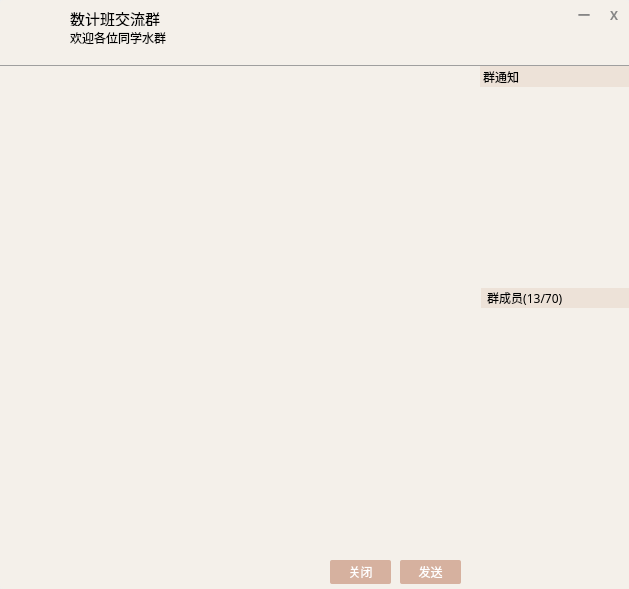
<?xml version="1.0" encoding="UTF-8"?>
<ui version="4.0">
 <class>Wechat</class>
 <widget class="QWidget" name="Wechat">
  <property name="geometry">
   <rect>
    <x>0</x>
    <y>0</y>
    <width>629</width>
    <height>589</height>
   </rect>
  </property>
  <property name="windowTitle">
   <string>Form</string>
  </property>
  <widget class="QWidget" name="widget" native="true">
   <property name="geometry">
    <rect>
     <x>0</x>
     <y>0</y>
     <width>629</width>
     <height>589</height>
    </rect>
   </property>
   <property name="font">
    <font>
     <family>微软雅黑</family>
    </font>
   </property>
   <property name="styleSheet">
    <string notr="true">#widget{
  border-radius:3px;
  background:rgb(244,240,234);
}</string>
   </property>
   <widget class="QLabel" name="label">
    <property name="geometry">
     <rect>
      <x>8</x>
      <y>9</y>
      <width>50</width>
      <height>50</height>
     </rect>
    </property>
    <property name="styleSheet">
     <string notr="true">border-image:url(&quot;:/school.jpg&quot;);
border-radius:4px;</string>
    </property>
    <property name="text">
     <string/>
    </property>
   </widget>
   <widget class="QLabel" name="label_2">
    <property name="geometry">
     <rect>
      <x>569</x>
      <y>0</y>
      <width>30</width>
      <height>30</height>
     </rect>
    </property>
    <property name="font">
     <font>
      <family>微软雅黑</family>
      <weight>75</weight>
      <bold>true</bold>
     </font>
    </property>
    <property name="styleSheet">
     <string notr="true">QLabel{
   color:rgb(134, 134, 134);
}
QLabel:hover{
   background-color:rgb(58,149,222);
   color:white;

}</string>
    </property>
    <property name="text">
     <string>一</string>
    </property>
    <property name="alignment">
     <set>Qt::AlignCenter</set>
    </property>
   </widget>
   <widget class="QLabel" name="label_3">
    <property name="geometry">
     <rect>
      <x>599</x>
      <y>0</y>
      <width>30</width>
      <height>30</height>
     </rect>
    </property>
    <property name="font">
     <font>
      <family>微软雅黑</family>
      <weight>75</weight>
      <bold>true</bold>
     </font>
    </property>
    <property name="styleSheet">
     <string notr="true">QLabel{
   color:rgb(134, 134, 134);;
}
QLabel:hover{
  background-color:rgb(212, 64, 39);
  color:rgb(255, 255, 255);
  border-top-right-radius:3px;
}</string>
    </property>
    <property name="text">
     <string>X</string>
    </property>
    <property name="alignment">
     <set>Qt::AlignCenter</set>
    </property>
   </widget>
   <widget class="Line" name="line">
    <property name="geometry">
     <rect>
      <x>0</x>
      <y>65</y>
      <width>629</width>
      <height>3</height>
     </rect>
    </property>
    <property name="orientation">
     <enum>Qt::Horizontal</enum>
    </property>
   </widget>
   <widget class="QTextBrowser" name="textBrowser">
    <property name="geometry">
     <rect>
      <x>0</x>
      <y>66</y>
      <width>481</width>
      <height>371</height>
     </rect>
    </property>
    <property name="styleSheet">
     <string notr="true">border:none;
background:rgb(244,240,234);</string>
    </property>
   </widget>
   <widget class="QLabel" name="label_4">
    <property name="geometry">
     <rect>
      <x>480</x>
      <y>66</y>
      <width>149</width>
      <height>21</height>
     </rect>
    </property>
    <property name="font">
     <font>
      <family>微软雅黑</family>
     </font>
    </property>
    <property name="styleSheet">
     <string notr="true">background:rgb(237, 226, 216)</string>
    </property>
    <property name="text">
     <string> 群通知</string>
    </property>
   </widget>
   <widget class="QListWidget" name="listWidget">
    <property name="geometry">
     <rect>
      <x>482</x>
      <y>87</y>
      <width>149</width>
      <height>201</height>
     </rect>
    </property>
    <property name="styleSheet">
     <string notr="true">border:none;
background:rgb(244,240,234);</string>
    </property>
   </widget>
   <widget class="QLabel" name="label_5">
    <property name="geometry">
     <rect>
      <x>481</x>
      <y>288</y>
      <width>149</width>
      <height>20</height>
     </rect>
    </property>
    <property name="font">
     <font>
      <family>微软雅黑</family>
     </font>
    </property>
    <property name="styleSheet">
     <string notr="true">background:rgb(237, 226, 216);</string>
    </property>
    <property name="text">
     <string>  群成员(13/70)</string>
    </property>
   </widget>
   <widget class="QListWidget" name="listWidget_2">
    <property name="geometry">
     <rect>
      <x>482</x>
      <y>308</y>
      <width>149</width>
      <height>281</height>
     </rect>
    </property>
    <property name="styleSheet">
     <string notr="true">border:none;
background:rgb(244,240,234);</string>
    </property>
   </widget>
   <widget class="QLabel" name="label_6">
    <property name="geometry">
     <rect>
      <x>70</x>
      <y>10</y>
      <width>401</width>
      <height>16</height>
     </rect>
    </property>
    <property name="font">
     <font>
      <family>微软雅黑</family>
      <pointsize>11</pointsize>
     </font>
    </property>
    <property name="text">
     <string>数计班交流群</string>
    </property>
   </widget>
   <widget class="QLabel" name="label_7">
    <property name="geometry">
     <rect>
      <x>70</x>
      <y>30</y>
      <width>401</width>
      <height>16</height>
     </rect>
    </property>
    <property name="font">
     <font>
      <family>微软雅黑</family>
     </font>
    </property>
    <property name="text">
     <string>欢迎各位同学水群</string>
    </property>
   </widget>
   <widget class="QLabel" name="label_8">
    <property name="geometry">
     <rect>
      <x>10</x>
      <y>440</y>
      <width>26</width>
      <height>26</height>
     </rect>
    </property>
    <property name="styleSheet">
     <string notr="true">QLabel{
background-image:url(&quot;:/A26_2.png&quot;);
}
QLabel:hover{
  border:1px solid rgb(203, 203, 203);
}</string>
    </property>
    <property name="text">
     <string/>
    </property>
   </widget>
   <widget class="QLabel" name="label_9">
    <property name="geometry">
     <rect>
      <x>36</x>
      <y>439</y>
      <width>26</width>
      <height>26</height>
     </rect>
    </property>
    <property name="styleSheet">
     <string notr="true">QLabel{
background-image:url(&quot;:/emotion26_2.png&quot;);
}
QLabel:hover{
 border:1px solid rgb(203, 203, 203);
}</string>
    </property>
    <property name="text">
     <string/>
    </property>
   </widget>
   <widget class="QTextEdit" name="textEdit">
    <property name="geometry">
     <rect>
      <x>0</x>
      <y>466</y>
      <width>481</width>
      <height>91</height>
     </rect>
    </property>
    <property name="font">
     <font>
      <family>微软雅黑</family>
     </font>
    </property>
    <property name="styleSheet">
     <string notr="true">border:none;
 background:rgb(244,240,234);</string>
    </property>
   </widget>
   <widget class="QPushButton" name="pushButton">
    <property name="geometry">
     <rect>
      <x>330</x>
      <y>560</y>
      <width>61</width>
      <height>24</height>
     </rect>
    </property>
    <property name="font">
     <font>
      <family>微软雅黑</family>
     </font>
    </property>
    <property name="styleSheet">
     <string notr="true">QPushButton{ 
     background-color: rgb(214,177,159); 
     border: none;
     border-radius:2px;
     color:white;
}
QPushButton:hover{ 
     background-color: rgb(241,145,88);
}</string>
    </property>
    <property name="text">
     <string>关闭</string>
    </property>
   </widget>
   <widget class="QPushButton" name="pushButton_2">
    <property name="geometry">
     <rect>
      <x>400</x>
      <y>560</y>
      <width>61</width>
      <height>24</height>
     </rect>
    </property>
    <property name="font">
     <font>
      <family>微软雅黑</family>
     </font>
    </property>
    <property name="styleSheet">
     <string notr="true">QPushButton{ 
     background-color: rgb(214,177,159); 
     border: none;
     border-radius:2px;
     color:white;
}
QPushButton:hover{ 
     background-color: rgb(241,145,88);
}</string>
    </property>
    <property name="text">
     <string>发送</string>
    </property>
   </widget>
  </widget>
 </widget>
 <resources/>
 <connections/>
</ui>
